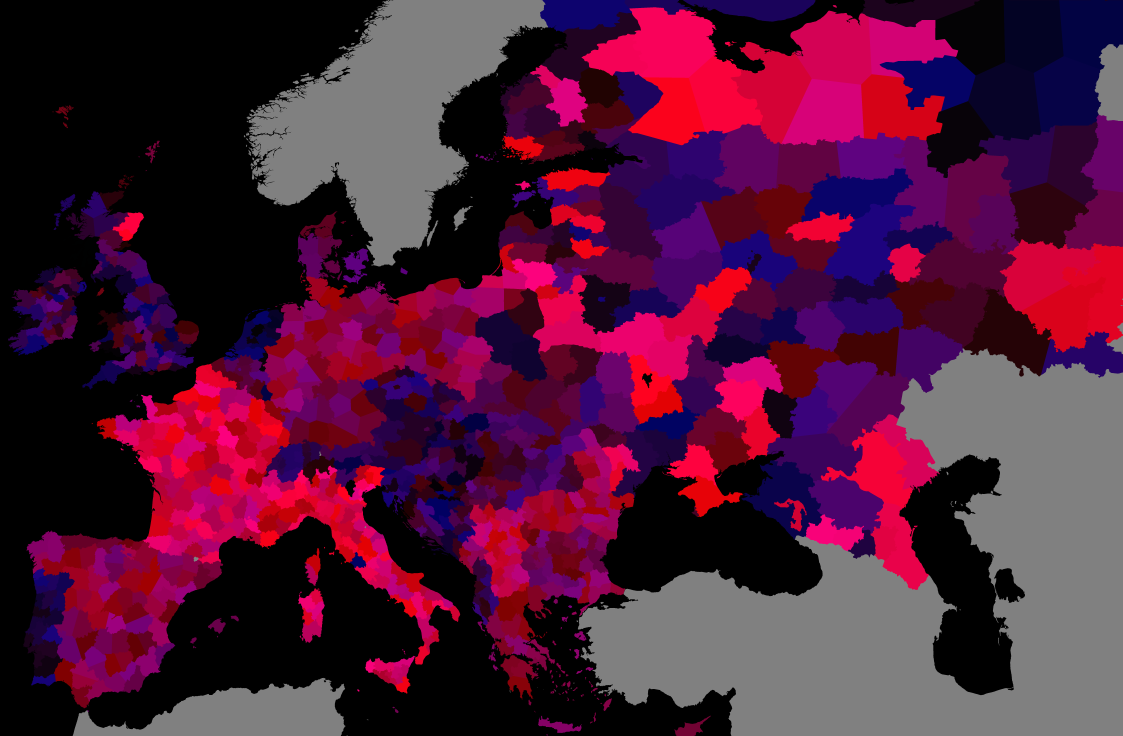
#> input picture data/map/provinces.png, 7857 x 5152 px (shown at 1/7 size)
$ python add_islands.py ../data/map/provinces.png
#> lines starting #> are read from the running program, lines starting #| are printed output that depends on the picture; after the words box and inside, x2 and y2 are one past the last pixel; in counts of white or black regions, pixels touching at a corner belong together
"""Turn islands that have no province into provinces, without touching any existing id.

Usage: python tools/add_islands.py [--dry]

The province bitmap paints land that belongs to no province grey (see build_map.BG_RGB). Each
island below is found in that grey: every grey patch that lies inside its box is recoloured with
a new province colour, and the island is appended to provinces.tsv (the next free id), to the
scenario's provinces.tsv (its population) and to resources.tsv (no deposits). Run it once.
Afterwards run, in this order:

    python tools/build_adjacencies.py
    python tools/build_borders.py
    python tools/build_coastal.py
    python tools/build_terrain.py        (the islands' terrain is listed in build_terrain.py)
    python tools/build_sea_zones.py

An island whose name is already in provinces.tsv is skipped, so a second run does nothing.
Boxes are in degrees (lon0, lat0, lon1, lat1) on the map's projection.
"""
import csv
import math
import sys
from pathlib import Path

import numpy as np
from PIL import Image
from scipy import ndimage

Image.MAX_IMAGE_PIXELS = None

ROOT = Path(__file__).resolve().parent.parent
MAP_DIR = ROOT / "data" / "map"
SCENARIO_DIR = ROOT / "data" / "scenarios" / "july_1914"

# The map's projection (the same as build_map.py; the frame has since grown to the north).
LON0, LAT1 = -11.0, 67.0
KY = 160.0
KX = KY * math.cos(math.radians(47.0))
COS47 = math.cos(math.radians(47.0))
BG_RGB = (128, 128, 128)

# name, owner, admin, 1914 population, box. Cyprus was Ottoman in law and British in rule
# (annexed that November); it is given to the power that ran it.
ISLANDS = [
    {"name": "Isle of Man", "owner": "GBR", "admin": "Isle of Man", "pop": 52000, "box": (-4.9, 54.0, -4.2, 54.5)},
    {"name": "Channel Islands", "owner": "GBR", "admin": "Channel Islands", "pop": 93800, "box": (-2.8, 49.1, -2.0, 49.6)},
    {"name": "Malta", "owner": "GBR", "admin": "Malta", "pop": 211600, "box": (14.1, 35.78, 14.65, 36.1)},
    {"name": "Cyprus", "owner": "GBR", "admin": "Cyprus", "pop": 274100, "box": (32.2, 34.5, 34.7, 35.75)},
    {"name": "Faroe Islands", "owner": "DEN", "admin": "Faroe Islands", "pop": 18100, "box": (-7.8, 61.3, -6.2, 62.4)},
    {"name": "Åland", "owner": "RUS", "admin": "Åland", "pop": 21000, "box": (19.4, 59.8, 21.2, 60.5)},
]
# Patches bigger than this are not islands (they are the grey mainland and would swallow it).
MAX_PATCH_PX = 20000


def to_px(lon, lat):
    return (lon - LON0) * KX, (LAT1 - lat) * KY


def eol(path):
    """The line ending a table already uses, so appended rows match it."""
    return "\r\n" if b"\r\n" in path.read_bytes()[:2000] else "\n"


def append_rows(path, rows):
    end = eol(path)
    with open(path, "a", newline="", encoding="utf-8") as f:
        csv.writer(f, delimiter="\t", lineterminator=end).writerows(rows)


def main():
    dry = "--dry" in sys.argv
    img = np.array(Image.open(MAP_DIR / "provinces.png").convert("RGB"))
    grey = (img == BG_RGB).all(axis=2)
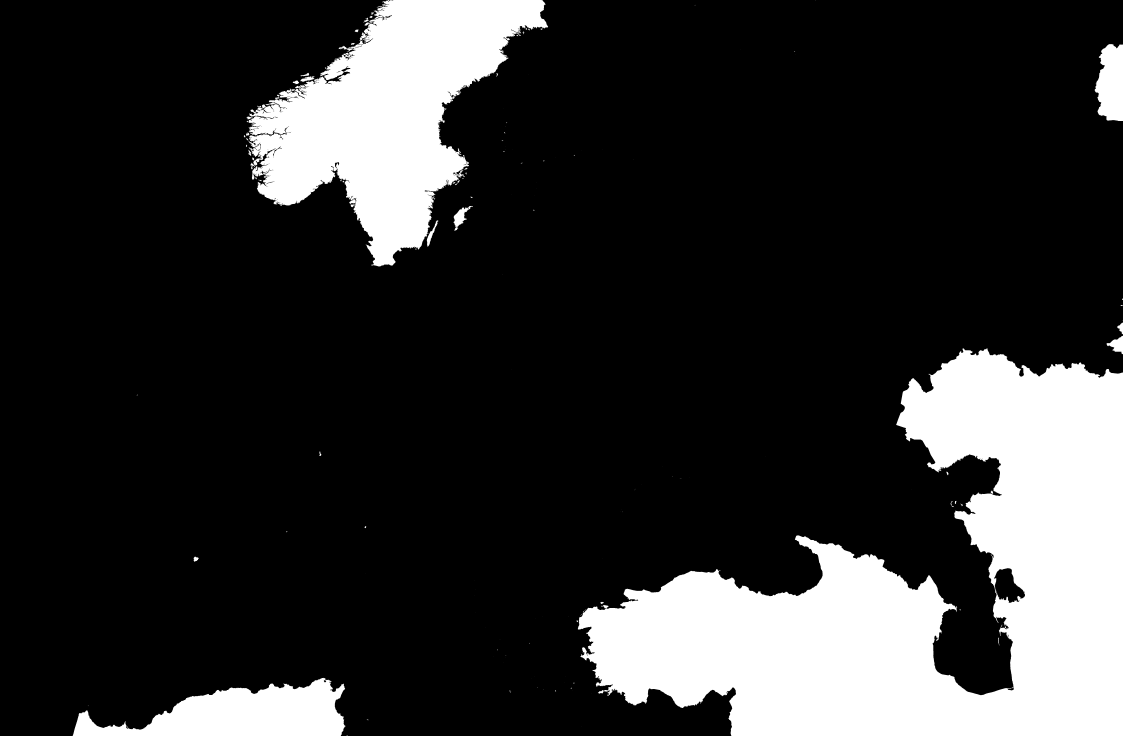
#> grey: shape (5152, 7857) bool (shown at 1/7 size); 18.9% white; 179 white regions (73 under 20 px), largest, box (x1, y1, x2, y2) and area: (4045, 2437, 7857, 5152) 5227257, (1737, 0, 3837, 1866) 1859194, (508, 4744, 2419, 5152) 447846
    labels, _ = ndimage.label(grey, structure=np.ones((3, 3)))
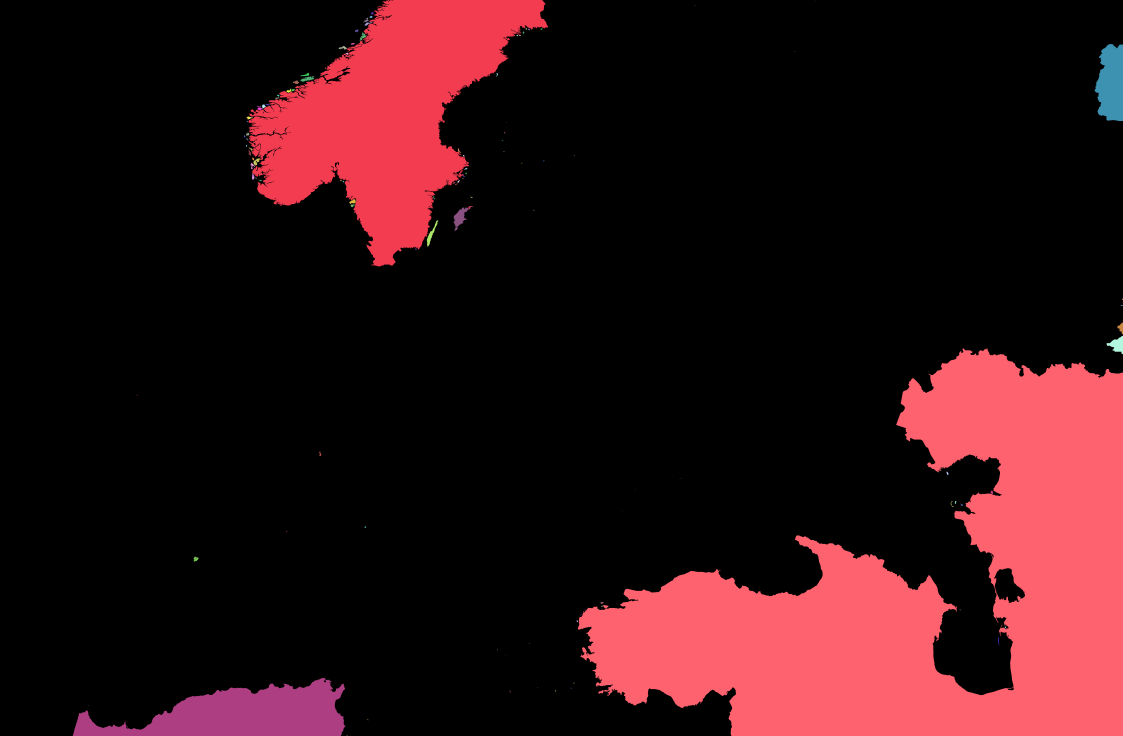
#> labels: shape (5152, 7857) int32 (shown at 1/7 size); 180 distinct labels, from 0 to 179; one colour per label, 0 black
#> (the run stopped early here; a loop or call above may not have finished)
